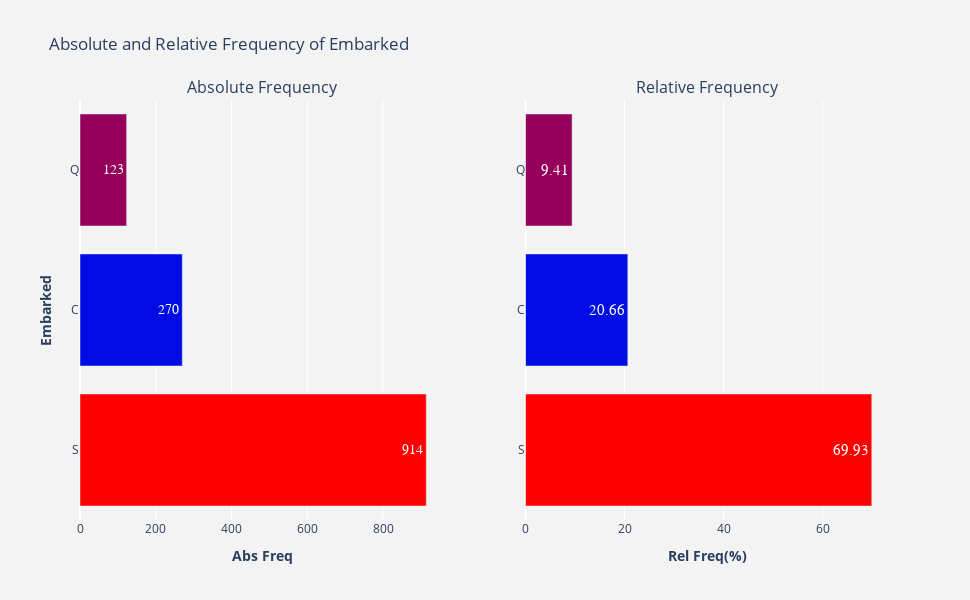

Notebook code cell kept with this figure:
### Markdown cell above
**Findings:** Again class distribution of Pclass is imbalanced as three categories of Pclass are not evenly represented in its distribution. 3 (Pclass3) is the most occured (709) levels of Pclass while 2 is the least occured (277). Another way of saying that, over  54% of Pclass variable consists of 3(Pclass3) while 1 and 2 both combinedly contribute to nearly 46% of Pclass.

### 4.1.4 Embarked  <a id="4.1.4"></a>

### Code cell
"""Plot absolute and relative frequency of Embarked."""
plotFrequency(merged.Embarked)

### Figure 1 — Plotly figure (JSON) as saved in the notebook; plotly's stock layout.template omitted (floating-point values rounded to 4 significant figures)
{"data": [{"hoverinfo": "x+y", "marker": {"color": [914, 270, 123], "colorscale": [[0, "rgb(150,0,90)"], [0.125, "rgb(0,0,200)"], [0.25, "rgb(0,25,255)"], [0.375, "rgb(0,152,255)"], [0.5, "rgb(44,255,150)"], [0.625, "rgb(151,255,0)"], [0.75, "rgb(255,234,0)"], [0.875, "rgb(255,111,0)"], [1, "rgb(255,0,0)"]]}, "name": "Abs Freq", "orientation": "h", "text": [914, 270, 123], "textfont": {"family": "sans serif", "size": 14}, "textposition": "auto", "type": "bar", "x": [914, 270, 123], "xaxis": "x", "y": ["S", "C", "Q"], "yaxis": "y"}, {"hoverinfo": "x+y", "marker": {"color": [69.93, 20.66, 9.41], "colorscale": [[0, "rgb(150,0,90)"], [0.125, "rgb(0,0,200)"], [0.25, "rgb(0,25,255)"], [0.375, "rgb(0,152,255)"], [0.5, "rgb(44,255,150)"], [0.625, "rgb(151,255,0)"], [0.75, "rgb(255,234,0)"], [0.875, "rgb(255,111,0)"], [1, "rgb(255,0,0)"]]}, "name": "Rel Freq(%)", "orientation": "h", "text": [69.93, 20.66, 9.41], "textfont": {"family": "sans serif", "size": 15}, "textposition": "auto", "type": "bar", "x": [69.93, 20.66, 9.41], "xaxis": "x2", "y": ["S", "C", "Q"], "yaxis": "y2"}], "layout": {"annotations": [{"font": {"size": 16}, "showarrow": false, "text": "Absolute Frequency", "x": 0.225, "xanchor": "center", "xref": "paper", "y": 1, "yanchor": "bottom", "yref": "paper"}, {"font": {"size": 16}, "showarrow": false, "text": "Relative Frequency", "x": 0.775, "xanchor": "center", "xref": "paper", "y": 1, "yanchor": "bottom", "yref": "paper"}], "height": 600, "hovermode": "closest", "paper_bgcolor": "rgb(243, 243, 243)", "plot_bgcolor": "rgb(243, 243, 243)", "showlegend": false, "title": {"text": "Absolute and Relative Frequency of Embarked"}, "width": 970, "xaxis": {"anchor": "y", "domain": [0, 0.45], "title": {"text": "<b>Abs Freq</b>"}}, "xaxis2": {"anchor": "y2", "domain": [0.55, 1], "title": {"text": "<b>Rel Freq(%)</b>"}}, "yaxis": {"anchor": "x", "domain": [0, 1], "title": {"text": "<b>Embarked</b>"}}, "yaxis2": {"anchor": "x2", "domain": [0, 1]}}}
